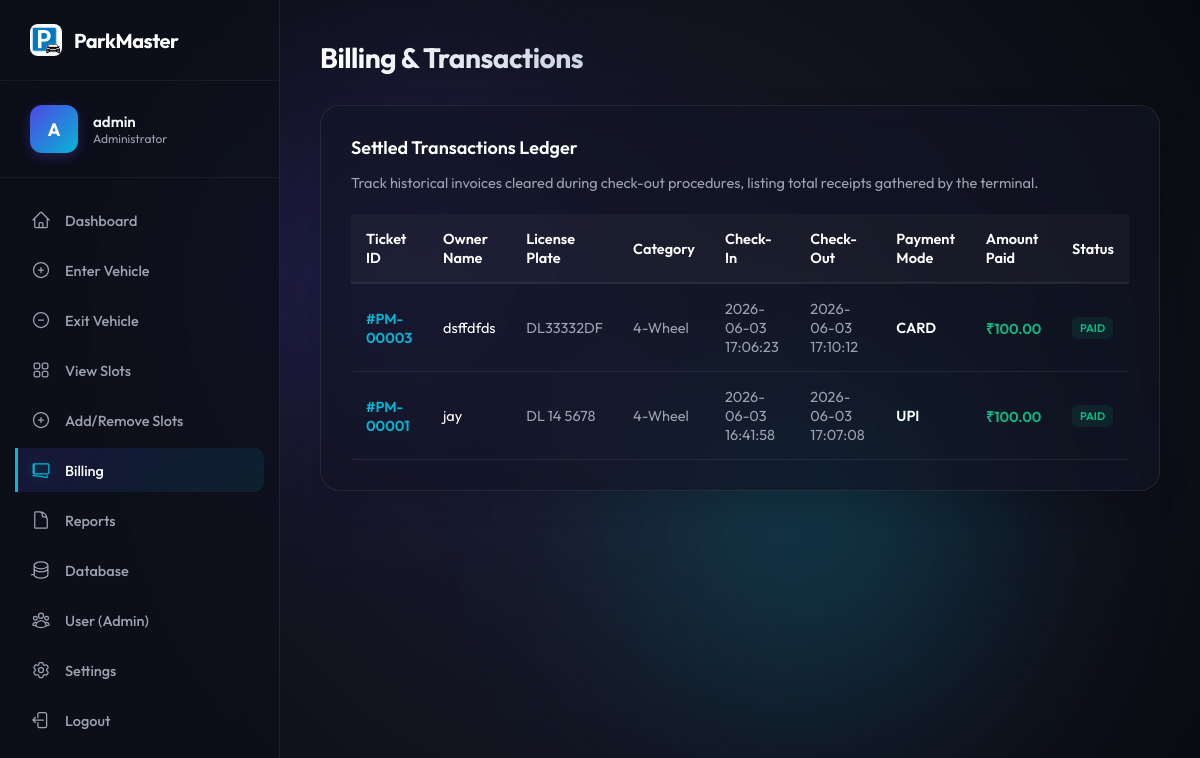
Page /billing.php (signed in) on the committed database.
### tables this page shows
CREATE TABLE `tickets` (
  `id` int(11) NOT NULL AUTO_INCREMENT,
  `owner_name` varchar(100) NOT NULL,
  `plate_number` varchar(50) NOT NULL,
  `vehicle_type` varchar(50) NOT NULL,
  `slot_number` varchar(10) NOT NULL,
  `check_in_time` datetime NOT NULL,
  `check_out_time` datetime DEFAULT NULL,
  `amount_paid` decimal(10,2) DEFAULT 0.00,
  `payment_method` varchar(30) DEFAULT 'CASH',
  `status` varchar(20) NOT NULL DEFAULT 'parked',
  PRIMARY KEY (`id`)
);

### billing.php (the view, shortened to what this page needs)
<?php
require_once 'config.php';
$transactions = [];
try {
    $stmt = $pdo->query("SELECT * FROM tickets WHERE status = 'checked_out' ORDER BY check_out_time DESC");
    $transactions = $stmt->fetchAll();
} catch (PDOException $e) {
    $error_message = "Database query error: " . $e->getMessage();
}
?>
<!DOCTYPE html>
<html lang="en">
<head>
    <link rel="stylesheet" href="style.css">
</head>
<body>
    <div class="dashboard-layout">
        <?php include 'sidebar.php'; ?>
        <main class="main-content">
            <div class="page-header">
                <h1 class="page-title">Billing & Transactions</h1>
            </div>
            <div class="content-card">
                <h2>Settled Transactions Ledger</h2>
                <p>Track historical invoices cleared during check-out procedures, listing total receipts gathered by the terminal.</p>
                <div class="table-responsive">
                    <table class="billing-table">
                        <thead>
                            <tr>
                                <th>Ticket ID</th>
                                <th>Owner Name</th>
                                <th>License Plate</th>
                                <th>Category</th>
                                <th>Check-In</th>
                                <th>Check-Out</th>
                                <th>Payment Mode</th>
                                <th>Amount Paid</th>
                                <th>Status</th>
                            </tr>
                        </thead>
                        <tbody>
                            <?php if (empty($transactions)): ?>
                                <tr>
                                    <td colspan="9" style="text-align: center; padding: 30px; color: var(--text-muted);">
                                        No settled billing transactions found. Run a check-out in the Exit Vehicle tab to create records.
                                    </td>
                                </tr>
                            <?php else: ?>
                                <?php foreach ($transactions as $txn): ?>
                                    <tr>
                                        <td style="color: var(--secondary); font-weight: 600;">
                                            #PM-<?php echo str_pad($txn['id'], 5, '0', STR_PAD_LEFT); ?>
                                        </td>
                                        <td style="color: #fff;"><?php echo htmlspecialchars($txn['owner_name']); ?></td>
                                        <td><?php echo htmlspecialchars($txn['plate_number']); ?></td>
                                        <td><?php echo htmlspecialchars($txn['vehicle_type']); ?></td>
                                        <td><?php echo htmlspecialchars($txn['check_in_time']); ?></td>
                                        <td><?php echo htmlspecialchars($txn['check_out_time']); ?></td>
                                        <td style="font-weight: 600; color: #fff;"><?php echo htmlspecialchars($txn['payment_method'] ?? 'CASH'); ?></td>
                                        <td style="color: var(--success); font-weight: 600;">₹<?php echo htmlspecialchars($txn['amount_paid']); ?></td>
                                        <td><span class="status-badge">Paid</span></td>
                                    </tr>
                                <?php endforeach; ?>
                            <?php endif; ?>
                        </tbody>
                    </table>
                </div>
            </div>
        </main>
    </div>
</body>
</html>

### sidebar.php (shortened to what this page needs)
<?php
$username = $_SESSION['username'] ?? 'User';
$role = $_SESSION['role'] ?? 'Staff';
$active_page = basename($_SERVER['PHP_SELF']);
?>
<div class="sidebar">
    <div class="sidebar-header">
        <div class="sidebar-logo" style="display: flex; align-items: center; gap: 12px;">
            <img src="logo.jpg" alt="Logo" style="width: 32px; height: 32px; border-radius: 8px; object-fit: cover;">
            <span>ParkMaster</span>
        </div>
    </div>
    <div class="sidebar-profile">
        <div class="profile-avatar">
            <?php echo strtoupper(substr($username, 0, 1)); ?>
        </div>
        <div class="profile-info">
            <span class="profile-name"><?php echo htmlspecialchars($username); ?></span>
            <span class="profile-role"><?php echo htmlspecialchars(ucfirst($role)); ?>istrator</span>
        </div>
    </div>
    <nav class="sidebar-nav">
        <?php foreach ($nav_items as $item): ?>
            <?php
                $is_active = ($active_page === $item['url']) ? 'active' : '';
            ?>
            <a href="<?php echo htmlspecialchars($item['url']); ?>" class="nav-item <?php echo $is_active; ?>">
                <span class="nav-icon"><?php echo $item['icon']; ?></span>
                <span class="nav-label"><?php echo htmlspecialchars($item['label']); ?></span>
            </a>
        <?php endforeach; ?>
    </nav>
</div>

### style.css (style rules this page uses)
:root { --bg-dark: #090a10; --bg-gradient: radial-gradient(circle at 50% 50%, #1a1c2e 0%, #090a10 100%); --primary: #4f46e5; --primary-light: #818cf8; --primary-glow: rgba(79, 70, 229, 0.4); --secondary: #06b6d4; --secondary-glow: rgba(6, 182, 212, 0.3); --card-bg: rgba(17, 20, 36, 0.65); --card-border: rgba(255, 255, 255, 0.08); --text-main: #f3f4f6; --text-muted: #9ca3af; --success: #10b981; --danger: #ef4444; --transition-speed: 0.3s; }
* { box-sizing: border-box; margin: 0; padding: 0; font-family: 'Outfit', sans-serif; }
body { background: var(--bg-dark); background-image: var(--bg-gradient); color: var(--text-main); min-height: 100vh; display: flex; justify-content: center; align-items: stretch; overflow-x: hidden; position: relative; }
body::before, body::after { content: ''; position: absolute; width: 300px; height: 300px; border-radius: 50%; filter: blur(120px); z-index: 0; pointer-events: none; opacity: 0.3; }
body::before { background: var(--primary); top: 15%; left: 20%; animation: float1 15s infinite alternate ease-in-out; }
body::after { background: var(--secondary); bottom: 15%; right: 20%; animation: float2 15s infinite alternate ease-in-out; }
.dashboard-layout { display: flex; width: 100%; min-height: 100vh; position: relative; z-index: 10; }
.sidebar { width: 280px; background: rgba(13, 16, 27, 0.8); border-right: 1px solid var(--card-border); backdrop-filter: blur(20px); -webkit-backdrop-filter: blur(20px); display: flex; flex-direction: column; flex-shrink: 0; height: 100vh; position: sticky; top: 0; z-index: 20; transition: transform var(--transition-speed); }
.sidebar-header { padding: 24px 30px; border-bottom: 1px solid rgba(255, 255, 255, 0.05); }
.sidebar-logo { display: flex; align-items: center; gap: 12px; font-size: 20px; font-weight: 700; color: #ffffff; letter-spacing: -0.5px; }
.sidebar-profile { padding: 24px 30px; display: flex; align-items: center; gap: 15px; border-bottom: 1px solid rgba(255, 255, 255, 0.05); }
.profile-avatar { width: 48px; height: 48px; border-radius: 12px; background: linear-gradient(135deg, var(--primary) 0%, var(--secondary) 100%); display: flex; align-items: center; justify-content: center; font-size: 18px; font-weight: 700; color: #ffffff; box-shadow: 0 4px 12px rgba(79, 70, 229, 0.3); }
.profile-info { display: flex; flex-direction: column; }
.profile-name { font-size: 15px; font-weight: 600; color: var(--text-main); }
.profile-role { font-size: 12px; color: var(--text-muted); }
.sidebar-nav { flex-grow: 1; padding: 20px 15px; display: flex; flex-direction: column; gap: 6px; overflow-y: auto; }
.nav-item { display: flex; align-items: center; gap: 14px; padding: 12px 16px; color: var(--text-muted); text-decoration: none; font-size: 14.5px; font-weight: 500; border-radius: 10px; transition: all 0.2s ease; }
.nav-icon svg { width: 20px; height: 20px; stroke: currentColor; display: block; transition: transform 0.2s ease; }
.nav-item.active { color: #ffffff; background: linear-gradient(135deg, rgba(79, 70, 229, 0.15) 0%, rgba(6, 182, 212, 0.1) 100%); border-left: 3px solid var(--secondary); border-radius: 0 10px 10px 0; padding-left: 13px; }
.nav-item.active .nav-icon svg { stroke: var(--secondary); filter: drop-shadow(0 0 4px var(--secondary-glow)); }
.main-content { flex-grow: 1; padding: 40px; overflow-y: auto; height: 100vh; }
.page-header { margin-bottom: 30px; display: flex; justify-content: space-between; align-items: center; }
.page-title { font-size: 28px; font-weight: 700; letter-spacing: -0.5px; background: linear-gradient(to right, #ffffff, #cbd5e1); -webkit-background-clip: text; -webkit-text-fill-color: transparent; }
.content-card { background: var(--card-bg); border: 1px solid var(--card-border); backdrop-filter: blur(12px); -webkit-backdrop-filter: blur(12px); border-radius: 20px; padding: 30px; box-shadow: 0 10px 30px rgba(0, 0, 0, 0.15); }
.content-card h2 { font-size: 18px; font-weight: 600; margin-bottom: 12px; color: #ffffff; }
.content-card p { color: var(--text-muted); line-height: 1.6; font-size: 14.5px; margin-bottom: 20px; }

### rows in the picture
tickets: id "00003", owner_name "dsffdfds", plate_number "DL33332DF", vehicle_type "4-Wheel", check_in_time "2026-06-03 17:06:23", check_out_time "2026-06-03 17:10:12", payment_method "CARD", amount_paid "100.00"
tickets: id "00001", owner_name "jay", plate_number "DL 14 5678", vehicle_type "4-Wheel", check_in_time "2026-06-03 16:41:58", check_out_time "2026-06-03 17:07:08", payment_method "UPI", amount_paid "100.00"

### other values in the picture
substr($username, 0, 1) "A"
$username "admin"
$role "Admin"
$item['label'] "Dashboard"
$item['label'] "Enter Vehicle"
$item['label'] "Exit Vehicle"
$item['label'] "View Slots"
$item['label'] "Add/Remove Slots"
$item['label'] "Billing"
$item['label'] "Reports"
$item['label'] "Database"
$item['label'] "User (Admin)"
$item['label'] "Settings"
$item['label'] "Logout"
